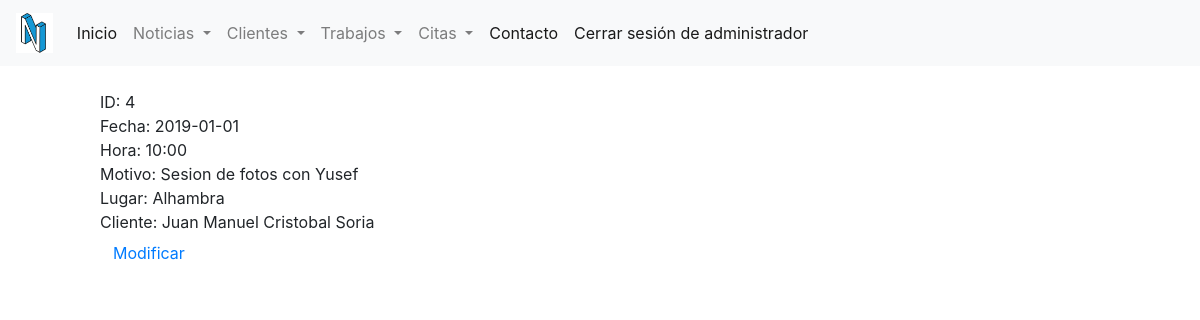
/Citas/citaDia.php?data=4 (signed in), run on an earlier commit of the app's database.
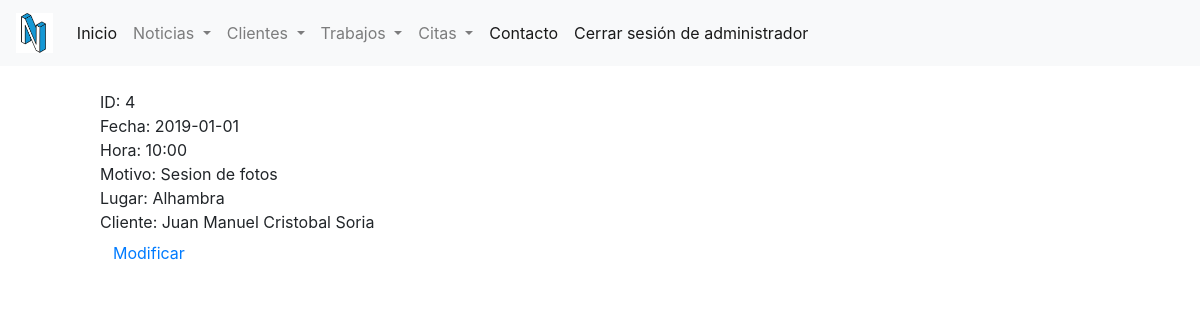
And on a later commit of the database.
### tables this page shows
CREATE TABLE `citas` (
  `id` bigint(20) UNSIGNED NOT NULL,
  `fecha` date NOT NULL,
  `hora` varchar(5) NOT NULL,
  `motivo` varchar(200) NOT NULL,
  `lugar` varchar(35) NOT NULL,
  `id_cliente` bigint(20) NOT NULL
);

### Citas/citaDia.php (the view, shortened to what this page needs)
<!DOCTYPE html>
<html lang="es">
    <head>
    </head>
    <body>
        <?php
            if(isset($_SESSION['user'])){
                if($_SESSION['user']=='admin'){
                    include('../NavBar/navBarAdmin.php');
                }else{
                    include('../NavBar/navBarClient.php');
                }
            }else{
                header("location: ../Acceder/error.php");
            }
        ?>
        <br>
        <div class="row-4 offset-1">
        <?php
            $db = connectDb();
            $id_cita=$_GET['data'];
            $query=mysqli_query($db, "SELECT * FROM citas WHERE id=$id_cita");
            $datos = mysqli_fetch_array($query, MYSQLI_ASSOC);
            echo "ID: $datos[id]<br>";
            echo "Fecha: $datos[fecha]<br>";
            echo "Hora: $datos[hora]<br>";
            echo "Motivo: $datos[motivo]<br>";
            echo "Lugar: $datos[lugar]<br>";
            $queryClient=mysqli_query($db, "SELECT * FROM clientes WHERE id=$datos[id_cliente]");
            $datosClient=mysqli_fetch_array($queryClient, MYSQLI_ASSOC);
            $nombre="$datosClient[nombre] $datosClient[apellidos]";
            echo "Cliente: $nombre <br>";
            echo "<a href='modificaCita.php?id=$id_cita' class='btn btn-link'>Modificar</a>";
        ?>
        </div>
    </body>
</html>

What changed in the data, as far as the page shows it:
changed citas "Alhambra": motivo "Sesion de fotos con Yusef" → "Sesion de fotos"
